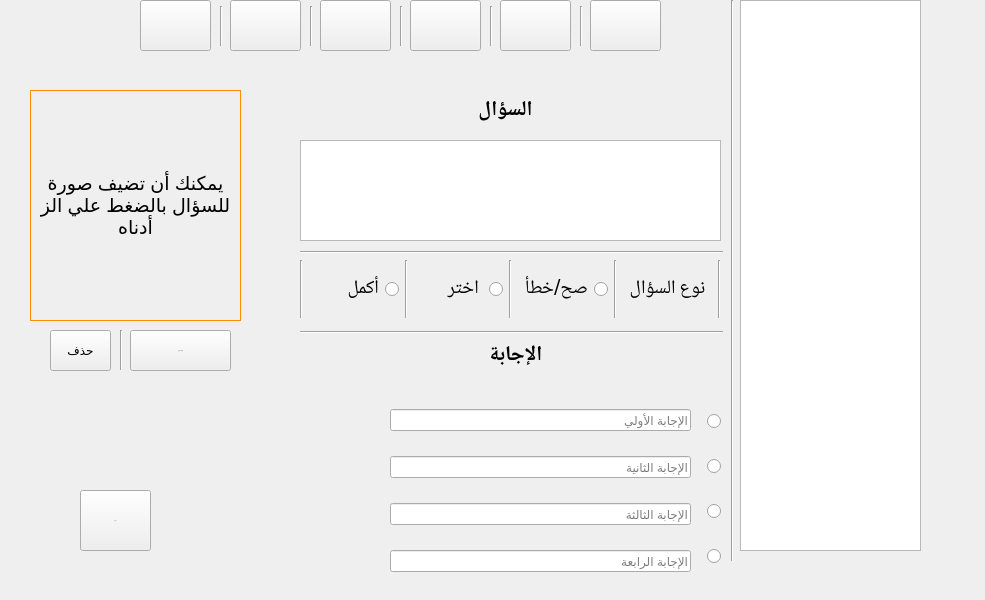
  <widget class="QWidget" name="centralwidget">
   <widget class="QPushButton" name="open_exam_btn">
    <property name="geometry">
     <rect>
      <x>140</x>
      <y>0</y>
      <width>71</width>
      <height>51</height>
     </rect>
    </property>
    <property name="font">
     <font>
      <pointsize>-1</pointsize>
     </font>
    </property>
    <property name="toolTip">
     <string>فتح إختبار سابق</string>
    </property>
    <property name="text">
     <string/>
    </property>
    <property name="icon">
     <iconset>
      <normaloff>icons/open.jpeg</normaloff>icons/open.jpeg</iconset>
    </property>
    <property name="iconSize">
     <size>
      <width>36</width>
      <height>36</height>
     </size>
    </property>
   </widget>
   <widget class="QPushButton" name="New_exam_btn">
    <property name="geometry">
     <rect>
      <x>230</x>
      <y>0</y>
      <width>71</width>
      <height>51</height>
     </rect>
    </property>
    <property name="font">
     <font>
      <pointsize>-1</pointsize>
     </font>
    </property>
    <property name="toolTip">
     <string>إنشاء اختبار جديد</string>
    </property>
    <property name="text">
     <string/>
    </property>
    <property name="icon">
     <iconset>
      <normaloff>icons/new.png</normaloff>icons/new.png</iconset>
    </property>
    <property name="iconSize">
     <size>
      <width>36</width>
      <height>36</height>
     </size>
    </property>
   </widget>
   <widget class="QPushButton" name="add_question_btn">
    <property name="geometry">
     <rect>
      <x>320</x>
      <y>0</y>
      <width>71</width>
      <height>51</height>
     </rect>
    </property>
    <property name="font">
     <font>
      <pointsize>-1</pointsize>
     </font>
    </property>
    <property name="toolTip">
     <string>إضافة سؤال جديد</string>
    </property>
    <property name="text">
     <string/>
    </property>
    <property name="icon">
     <iconset>
      <normaloff>icons/adding.jpeg</normaloff>icons/adding.jpeg</iconset>
    </property>
    <property name="iconSize">
     <size>
      <width>36</width>
      <height>36</height>
     </size>
    </property>
   </widget>
   <widget class="QPushButton" name="export_btn">
    <property name="geometry">
     <rect>
      <x>410</x>
      <y>0</y>
      <width>71</width>
      <height>51</height>
     </rect>
    </property>
    <property name="font">
     <font>
      <pointsize>-1</pointsize>
     </font>
    </property>
    <property name="toolTip">
     <string>تصدير  إختبار جديد أو إختبار قديم تم التعديل فيه </string>
    </property>
    <property name="text">
     <string/>
    </property>
    <property name="icon">
     <iconset>
      <normaloff>icons/export.jpeg</normaloff>icons/export.jpeg</iconset>
    </property>
    <property name="iconSize">
     <size>
      <width>36</width>
      <height>36</height>
     </size>
    </property>
   </widget>
   <widget class="QPushButton" name="setting_btn">
    <property name="geometry">
     <rect>
      <x>500</x>
      <y>0</y>
      <width>71</width>
      <height>51</height>
     </rect>
    </property>
    <property name="font">
     <font>
      <pointsize>-1</pointsize>
     </font>
    </property>
    <property name="toolTip">
     <string>الإعدادات</string>
    </property>
    <property name="text">
     <string/>
    </property>
    <property name="icon">
     <iconset>
      <normaloff>icons/setting.png</normaloff>icons/setting.png</iconset>
    </property>
    <property name="iconSize">
     <size>
      <width>36</width>
      <height>36</height>
     </size>
    </property>
   </widget>
   <widget class="QPushButton" name="about_btn">
    <property name="geometry">
     <rect>
      <x>590</x>
      <y>0</y>
      <width>71</width>
      <height>51</height>
     </rect>
    </property>
    <property name="font">
     <font>
      <pointsize>-1</pointsize>
     </font>
    </property>
    <property name="toolTip">
     <string>حول</string>
    </property>
    <property name="layoutDirection">
     <enum>Qt::RightToLeft</enum>
    </property>
    <property name="text">
     <string/>
    </property>
    <property name="icon">
     <iconset>
      <normaloff>icons/about.jpeg</normaloff>icons/about.jpeg</iconset>
    </property>
    <property name="iconSize">
     <size>
      <width>36</width>
      <height>36</height>
     </size>
    </property>
   </widget>
   <widget class="QTextEdit" name="qusetion_textEdit_field">
    <property name="geometry">
     <rect>
      <x>300</x>
      <y>140</y>
      <width>421</width>
      <height>101</height>
     </rect>
    </property>
    <property name="styleSheet">
     <string notr="true">
QTextEdit:hover
{
    border: 1px solid #ff8c00;
}
QTextEdit:focus
{
    border: 1px solid #ff8c00;

}</string>
    </property>
   </widget>
   <widget class="QLabel" name="label">
    <property name="geometry">
     <rect>
      <x>460</x>
      <y>90</y>
      <width>91</width>
      <height>41</height>
     </rect>
    </property>
    <property name="font">
     <font>
      <family>Noto Naskh Arabic</family>
      <pointsize>16</pointsize>
      <weight>75</weight>
      <bold>true</bold>
     </font>
    </property>
    <property name="text">
     <string>السؤال</string>
    </property>
    <property name="alignment">
     <set>Qt::AlignCenter</set>
    </property>
   </widget>
   <widget class="QLabel" name="qusetion_img_lable">
    <property name="enabled">
     <bool>true</bool>
    </property>
    <property name="geometry">
     <rect>
      <x>30</x>
      <y>90</y>
      <width>211</width>
      <height>231</height>
     </rect>
    </property>
    <property name="font">
     <font>
      <family>Arial</family>
      <pointsize>14</pointsize>
     </font>
    </property>
    <property name="autoFillBackground">
     <bool>false</bool>
    </property>
    <property name="styleSheet">
     <string notr="true">QLabel{
	border: 1px solid #ff8c00;
}</string>
    </property>
    <property name="frameShape">
     <enum>QFrame::Box</enum>
    </property>
    <property name="frameShadow">
     <enum>QFrame::Sunken</enum>
    </property>
    <property name="text">
     <string>يمكنك أن تضيف صورة للسؤال بالضغط علي الز أدناه</string>
    </property>
    <property name="textFormat">
     <enum>Qt::AutoText</enum>
    </property>
    <property name="scaledContents">
     <bool>true</bool>
    </property>
    <property name="alignment">
     <set>Qt::AlignCenter</set>
    </property>
    <property name="wordWrap">
     <bool>true</bool>
    </property>
    <property name="openExternalLinks">
     <bool>false</bool>
    </property>
   </widget>
   <widget class="QPushButton" name="add_img_btn">
    <property name="geometry">
     <rect>
      <x>130</x>
      <y>330</y>
      <width>101</width>
      <height>41</height>
     </rect>
    </property>
    <property name="font">
     <font>
      <pointsize>-1</pointsize>
     </font>
    </property>
    <property name="text">
     <string>إضافة صورة</string>
    </property>
   </widget>
   <widget class="QWidget" name="horizontalLayoutWidget">
    <property name="geometry">
     <rect>
      <x>300</x>
      <y>260</y>
      <width>421</width>
      <height>58</height>
     </rect>
    </property>
    <layout class="QHBoxLayout" name="horizontalLayout">
     <item>
      <widget class="Line" name="line_7">
       <property name="orientation">
        <enum>Qt::Vertical</enum>
       </property>
      </widget>
     </item>
     <item>
      <widget class="QRadioButton" name="radioButton_3">
       <property name="font">
        <font>
         <family>Noto Naskh Arabic</family>
         <pointsize>14</pointsize>
        </font>
       </property>
       <property name="layoutDirection">
        <enum>Qt::RightToLeft</enum>
       </property>
       <property name="text">
        <string>أكمل</string>
       </property>
      </widget>
     </item>
     <item>
      <widget class="Line" name="line_4">
       <property name="enabled">
        <bool>true</bool>
       </property>
       <property name="orientation">
        <enum>Qt::Vertical</enum>
       </property>
      </widget>
     </item>
     <item>
      <widget class="QRadioButton" name="choose_Rbtn">
       <property name="font">
        <font>
         <family>Noto Naskh Arabic</family>
         <pointsize>14</pointsize>
        </font>
       </property>
       <property name="layoutDirection">
        <enum>Qt::RightToLeft</enum>
       </property>
       <property name="text">
        <string>اختر </string>
       </property>
      </widget>
     </item>
     <item>
      <widget class="Line" name="line_5">
       <property name="orientation">
        <enum>Qt::Vertical</enum>
       </property>
      </widget>
     </item>
     <item>
      <widget class="QRadioButton" name="true_or_false_Rbtn">
       <property name="font">
        <font>
         <family>Noto Naskh Arabic</family>
         <pointsize>14</pointsize>
        </font>
       </property>
       <property name="layoutDirection">
        <enum>Qt::RightToLeft</enum>
       </property>
       <property name="text">
        <string>صح/خطأ</string>
       </property>
      </widget>
     </item>
     <item>
      <widget class="Line" name="line_6">
       <property name="orientation">
        <enum>Qt::Vertical</enum>
       </property>
      </widget>
     </item>
     <item>
      <widget class="QLabel" name="label_2">
       <property name="font">
        <font>
         <family>Noto Naskh Arabic</family>
         <pointsize>14</pointsize>
        </font>
       </property>
       <property name="layoutDirection">
        <enum>Qt::RightToLeft</enum>
       </property>
       <property name="autoFillBackground">
        <bool>false</bool>
       </property>
       <property name="text">
        <string>نوع السؤال</string>
       </property>
       <property name="alignment">
        <set>Qt::AlignCenter</set>
       </property>
      </widget>
     </item>
     <item>
      <widget class="Line" name="line_8">
       <property name="orientation">
        <enum>Qt::Vertical</enum>
       </property>
      </widget>
     </item>
    </layout>
   </widget>
   <widget class="Line" name="line">
    <property name="geometry">
     <rect>
      <x>300</x>
      <y>330</y>
      <width>423</width>
      <height>5</height>
     </rect>
    </property>
    <property name="orientation">
     <enum>Qt::Horizontal</enum>
    </property>
   </widget>
   <widget class="Line" name="line_2">
    <property name="geometry">
     <rect>
      <x>300</x>
      <y>250</y>
      <width>423</width>
      <height>5</height>
     </rect>
    </property>
    <property name="orientation">
     <enum>Qt::Horizontal</enum>
    </property>
   </widget>
   <widget class="QLabel" name="label_3">
    <property name="geometry">
     <rect>
      <x>480</x>
      <y>340</y>
      <width>71</width>
      <height>31</height>
     </rect>
    </property>
    <property name="font">
     <font>
      <family>Noto Naskh Arabic</family>
      <pointsize>16</pointsize>
      <weight>75</weight>
      <bold>true</bold>
     </font>
    </property>
    <property name="text">
     <string>الإجابة</string>
    </property>
    <property name="alignment">
     <set>Qt::AlignCenter</set>
    </property>
   </widget>
   <widget class="QWidget" name="verticalLayoutWidget">
    <property name="geometry">
     <rect>
      <x>690</x>
      <y>390</y>
      <width>31</width>
      <height>201</height>
     </rect>
    </property>
    <layout class="QVBoxLayout" name="Rbtn_layout">
     <item>
      <widget class="QRadioButton" name="first_answer_Rbtn">
       <property name="layoutDirection">
        <enum>Qt::RightToLeft</enum>
       </property>
       <property name="text">
        <string/>
       </property>
      </widget>
     </item>
     <item>
      <widget class="QRadioButton" name="second_answer_Rbtn">
       <property name="layoutDirection">
        <enum>Qt::RightToLeft</enum>
       </property>
       <property name="text">
        <string/>
       </property>
      </widget>
     </item>
     <item>
      <widget class="QRadioButton" name="third_answer_Rbtn">
       <property name="layoutDirection">
        <enum>Qt::RightToLeft</enum>
       </property>
       <property name="text">
        <string/>
       </property>
      </widget>
     </item>
     <item>
      <widget class="QRadioButton" name="fourth_answer_Rbtn">
       <property name="layoutDirection">
        <enum>Qt::RightToLeft</enum>
       </property>
       <property name="text">
        <string/>
       </property>
      </widget>
     </item>
    </layout>
   </widget>
   <widget class="Line" name="line_3">
    <property name="geometry">
     <rect>
      <x>730</x>
      <y>0</y>
      <width>5</width>
      <height>561</height>
     </rect>
    </property>
    <property name="orientation">
     <enum>Qt::Vertical</enum>
    </property>
   </widget>
   <widget class="Line" name="line_9">
    <property name="geometry">
     <rect>
      <x>220</x>
      <y>6</y>
      <width>3</width>
      <height>40</height>
     </rect>
    </property>
    <property name="orientation">
     <enum>Qt::Vertical</enum>
    </property>
   </widget>
   <widget class="Line" name="line_10">
    <property name="geometry">
     <rect>
      <x>310</x>
      <y>6</y>
      <width>3</width>
      <height>40</height>
     </rect>
    </property>
    <property name="orientation">
     <enum>Qt::Vertical</enum>
    </property>
   </widget>
   <widget class="Line" name="line_11">
    <property name="geometry">
     <rect>
      <x>400</x>
      <y>6</y>
      <width>3</width>
      <height>40</height>
     </rect>
    </property>
    <property name="orientation">
     <enum>Qt::Vertical</enum>
    </property>
   </widget>
   <widget class="Line" name="line_12">
    <property name="geometry">
     <rect>
      <x>490</x>
      <y>6</y>
      <width>3</width>
      <height>40</height>
     </rect>
    </property>
    <property name="orientation">
     <enum>Qt::Vertical</enum>
    </property>
   </widget>
   <widget class="Line" name="line_14">
    <property name="geometry">
     <rect>
      <x>580</x>
      <y>6</y>
      <width>3</width>
      <height>40</height>
     </rect>
    </property>
    <property name="orientation">
     <enum>Qt::Vertical</enum>
    </property>
   </widget>
   <widget class="QListWidget" name="question_list">
    <property name="geometry">
     <rect>
      <x>740</x>
      <y>0</y>
      <width>181</width>
      <height>551</height>
     </rect>
    </property>
    <property name="layoutDirection">
     <enum>Qt::RightToLeft</enum>
    </property>
    <property name="tabKeyNavigation">
     <bool>false</bool>
    </property>
    <property name="isWrapping" stdset="0">
     <bool>false</bool>
    </property>
    <property name="viewMode">
     <enum>QListView::ListMode</enum>
    </property>
    <property name="uniformItemSizes">
     <bool>true</bool>
    </property>
    <property name="wordWrap">
     <bool>false</bool>
    </property>
    <property name="selectionRectVisible">
     <bool>false</bool>
    </property>
    <property name="sortingEnabled">
     <bool>false</bool>
    </property>
   </widget>
   <widget class="QWidget" name="verticalLayoutWidget_2">
    <property name="geometry">
     <rect>
      <x>390</x>
      <y>390</y>
      <width>301</width>
      <height>201</height>
     </rect>
    </property>
    <layout class="QVBoxLayout" name="verticalLayout">
     <property name="spacing">
      <number>6</number>
     </property>
     <property name="sizeConstraint">
      <enum>QLayout::SetDefaultConstraint</enum>
     </property>
     <property name="bottomMargin">
      <number>0</number>
     </property>
     <item>
      <widget class="QLineEdit" name="first_answer_lineEdit">
       <property name="styleSheet">
        <string notr="true">QLineEdit:hover{
	border:1px solid #ff8c00;
}

QLineEdit:focus
{
    border: 1px solid #ff8c00;

}</string>
       </property>
       <property name="placeholderText">
        <string>الإجابة الأولي</string>
       </property>
      </widget>
     </item>
     <item>
      <widget class="QLineEdit" name="second_answer_lineEdit">
       <property name="styleSheet">
        <string notr="true">QLineEdit:hover{
	border:1px solid #ff8c00;
}

QLineEdit:focus
{
    border: 1px solid #ff8c00;
}</string>
       </property>
       <property name="placeholderText">
        <string>الإجابة الثانية</string>
       </property>
      </widget>
     </item>
     <item>
      <widget class="QLineEdit" name="third_answer_lineEdit">
       <property name="styleSheet">
        <string notr="true">QLineEdit:hover{
	border:1px solid #ff8c00;
}

QLineEdit:focus
{
    border: 1px solid #ff8c00;

}</string>
       </property>
       <property name="placeholderText">
        <string>الإجابة الثالثة</string>
       </property>
      </widget>
     </item>
     <item>
      <widget class="QLineEdit" name="fourth_answer_lineEdit">
       <property name="styleSheet">
        <string notr="true">QLineEdit:hover{
	border:1px solid #ff8c00;
}

QLineEdit:focus
{
    border: 1px solid #ff8c00;

}</string>
       </property>
       <property name="placeholderText">
        <string>الإجابة الرابعة</string>
       </property>
      </widget>
     </item>
    </layout>
   </widget>
   <widget class="QPushButton" name="update_btn">
    <property name="geometry">
     <rect>
      <x>80</x>
      <y>490</y>
      <width>71</width>
      <height>61</height>
     </rect>
    </property>
    <property name="font">
     <font>
      <pointsize>-1</pointsize>
     </font>
    </property>
    <property name="text">
     <string>تعديل</string>
    </property>
   </widget>
   <widget class="QPushButton" name="clear_img_btn">
    <property name="geometry">
     <rect>
      <x>50</x>
      <y>330</y>
      <width>61</width>
      <height>41</height>
     </rect>
    </property>
    <property name="text">
     <string>حذف</string>
    </property>
   </widget>
   <widget class="Line" name="line_13">
    <property name="geometry">
     <rect>
      <x>120</x>
      <y>330</y>
      <width>3</width>
      <height>40</height>
     </rect>
    </property>
    <property name="orientation">
     <enum>Qt::Vertical</enum>
    </property>
   </widget>
   <widget class="QLabel" name="img_path_label">
    <property name="geometry">
     <rect>
      <x>960</x>
      <y>130</y>
      <width>16</width>
      <height>16</height>
     </rect>
    </property>
    <property name="text">
     <string/>
    </property>
   </widget>
  </widget>
